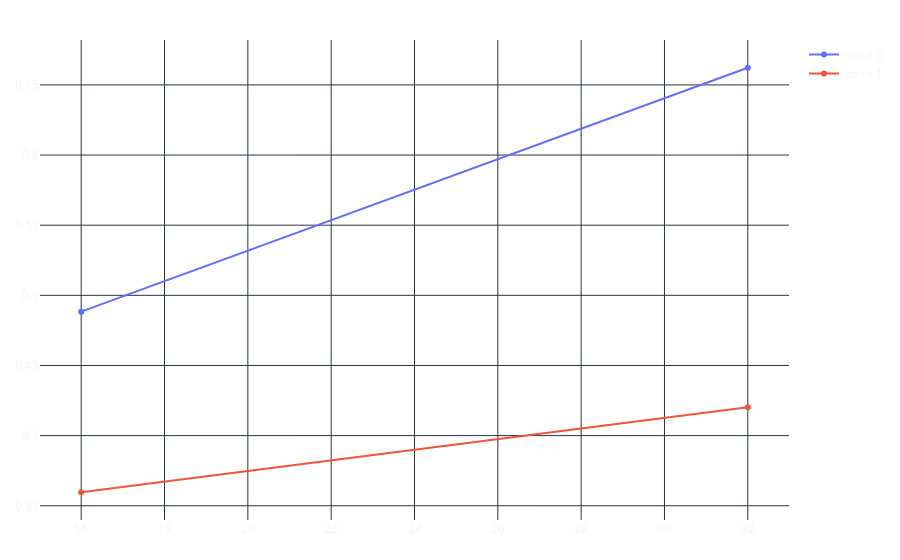

The cell this chart's notebook holds for it:
### Code cell
marg = cs.marginals("val_acc")

pars = list(marg.keys())

print(pars)
k = pars[1]
print(k)
plotting.scatter(x=marg[k][k], y=[marg[k]["max"], marg[k]["mean"]])

### Figure 1 — Plotly figure (JSON) as saved in the notebook; plotly's stock layout.template omitted (floating-point values rounded to 4 significant figures)
{"data": [{"type": "scatter", "x": [16, 32], "y": [0.4884, 0.6622]}, {"type": "scatter", "x": [16, 32], "y": [0.3596, 0.4203]}], "layout": {}}
